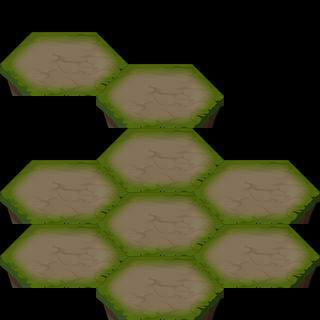

A level layout from a 2D game, rendered from its tile map. Below: a short description, then the map file with tile-grid data replaced by summaries:
An orthogonal 10x10 tile map with 32x32 px tiles, 1 tile layer (块层 1).

<map version="1.0" orientation="orthogonal" width="10" height="10" tilewidth="32" tileheight="32">
 <tileset firstgid="1" name="gezi" tilewidth="128" tileheight="64">
  <image source="gezi.png" width="128" height="64" />
 </tileset>
 <layer name="块层 1" width="10" height="10">
  <data>[100 cells, 9 non-empty, 1 distinct tile ids]</data>
 </layer>
</map>